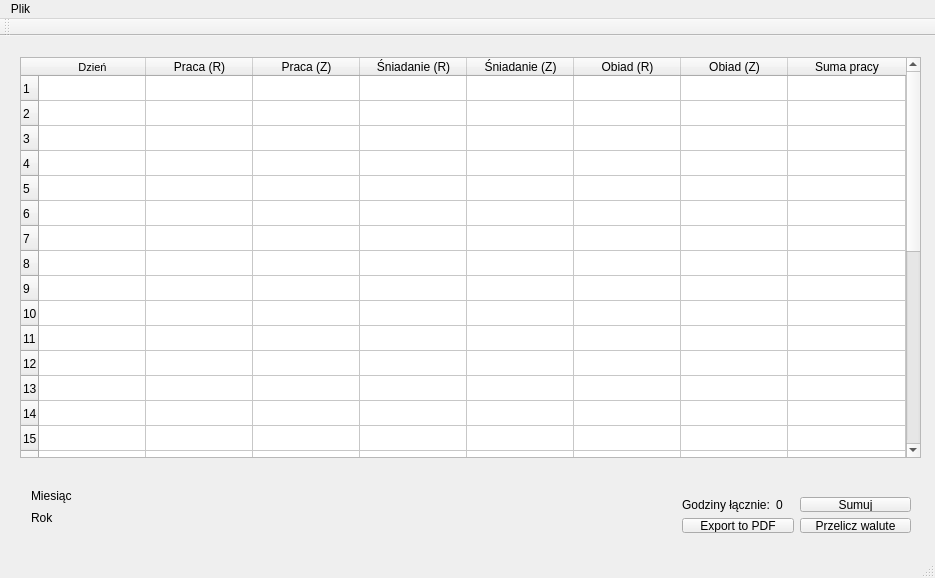
<?xml version="1.0" encoding="UTF-8"?>
<ui version="4.0">
 <class>MainWindow</class>
 <widget class="QMainWindow" name="MainWindow">
  <property name="geometry">
   <rect>
    <x>0</x>
    <y>0</y>
    <width>935</width>
    <height>578</height>
   </rect>
  </property>
  <property name="windowTitle">
   <string>MainWindow</string>
  </property>
  <widget class="QWidget" name="centralWidget">
   <property name="sizePolicy">
    <sizepolicy hsizetype="Expanding" vsizetype="Expanding">
     <horstretch>0</horstretch>
     <verstretch>0</verstretch>
    </sizepolicy>
   </property>
   <widget class="QTableWidget" name="tablicaGodzin">
    <property name="geometry">
     <rect>
      <x>20</x>
      <y>21</y>
      <width>901</width>
      <height>401</height>
     </rect>
    </property>
    <property name="sizePolicy">
     <sizepolicy hsizetype="Expanding" vsizetype="Expanding">
      <horstretch>0</horstretch>
      <verstretch>0</verstretch>
     </sizepolicy>
    </property>
    <property name="rowCount">
     <number>31</number>
    </property>
    <property name="columnCount">
     <number>8</number>
    </property>
    <attribute name="horizontalHeaderCascadingSectionResizes">
     <bool>false</bool>
    </attribute>
    <attribute name="horizontalHeaderDefaultSectionSize">
     <number>107</number>
    </attribute>
    <attribute name="horizontalHeaderStretchLastSection">
     <bool>true</bool>
    </attribute>
    <attribute name="verticalHeaderDefaultSectionSize">
     <number>25</number>
    </attribute>
    <row/>
    <row/>
    <row/>
    <row/>
    <row/>
    <row/>
    <row/>
    <row/>
    <row/>
    <row/>
    <row/>
    <row/>
    <row/>
    <row/>
    <row/>
    <row/>
    <row/>
    <row/>
    <row/>
    <row/>
    <row/>
    <row/>
    <row/>
    <row/>
    <row/>
    <row/>
    <row/>
    <row/>
    <row/>
    <row/>
    <row/>
    <column>
     <property name="text">
      <string>Dzień</string>
     </property>
     <property name="font">
      <font>
       <pointsize>8</pointsize>
      </font>
     </property>
     <property name="textAlignment">
      <set>AlignHCenter|AlignVCenter|AlignCenter</set>
     </property>
    </column>
    <column>
     <property name="text">
      <string>Praca (R)</string>
     </property>
     <property name="whatsThis">
      <string/>
     </property>
     <property name="textAlignment">
      <set>AlignHCenter|AlignVCenter|AlignCenter</set>
     </property>
    </column>
    <column>
     <property name="text">
      <string>Praca (Z)</string>
     </property>
     <property name="textAlignment">
      <set>AlignHCenter|AlignVCenter|AlignCenter</set>
     </property>
    </column>
    <column>
     <property name="text">
      <string>Śniadanie (R)</string>
     </property>
     <property name="textAlignment">
      <set>AlignHCenter|AlignVCenter|AlignCenter</set>
     </property>
    </column>
    <column>
     <property name="text">
      <string>Śniadanie (Z)</string>
     </property>
     <property name="textAlignment">
      <set>AlignHCenter|AlignVCenter|AlignCenter</set>
     </property>
    </column>
    <column>
     <property name="text">
      <string>Obiad (R)</string>
     </property>
     <property name="textAlignment">
      <set>AlignHCenter|AlignVCenter|AlignCenter</set>
     </property>
    </column>
    <column>
     <property name="text">
      <string>Obiad (Z)</string>
     </property>
     <property name="textAlignment">
      <set>AlignHCenter|AlignVCenter|AlignCenter</set>
     </property>
    </column>
    <column>
     <property name="text">
      <string>Suma pracy</string>
     </property>
     <property name="textAlignment">
      <set>AlignHCenter|AlignVCenter|AlignCenter</set>
     </property>
    </column>
    <item row="0" column="0">
     <property name="text">
      <string/>
     </property>
     <property name="font">
      <font>
       <pointsize>5</pointsize>
      </font>
     </property>
    </item>
    <item row="0" column="1">
     <property name="text">
      <string/>
     </property>
    </item>
   </widget>
   <widget class="QWidget" name="">
    <property name="geometry">
     <rect>
      <x>20</x>
      <y>440</y>
      <width>111</width>
      <height>61</height>
     </rect>
    </property>
    <layout class="QVBoxLayout" name="verticalLayout_5">
     <item>
      <widget class="QLabel" name="miesiacLabel">
       <property name="text">
        <string>Miesiąc</string>
       </property>
      </widget>
     </item>
     <item>
      <widget class="QLabel" name="rokLabel">
       <property name="text">
        <string>Rok</string>
       </property>
      </widget>
     </item>
    </layout>
   </widget>
   <widget class="QWidget" name="">
    <property name="geometry">
     <rect>
      <x>671</x>
      <y>450</y>
      <width>251</width>
      <height>58</height>
     </rect>
    </property>
    <layout class="QVBoxLayout" name="verticalLayout">
     <item>
      <layout class="QHBoxLayout" name="horizontalLayout_2">
       <item>
        <layout class="QHBoxLayout" name="horizontalLayout">
         <item>
          <widget class="QLabel" name="label">
           <property name="text">
            <string>Godziny łącznie:</string>
           </property>
          </widget>
         </item>
         <item>
          <widget class="QLabel" name="GodzinaTotal">
           <property name="text">
            <string>0</string>
           </property>
          </widget>
         </item>
        </layout>
       </item>
       <item>
        <widget class="QPushButton" name="Sumuj_Godziny_Button">
         <property name="text">
          <string>Sumuj</string>
         </property>
        </widget>
       </item>
      </layout>
     </item>
     <item>
      <layout class="QHBoxLayout" name="horizontalLayout_3">
       <item>
        <widget class="QPushButton" name="exoprtButton">
         <property name="text">
          <string>Export to PDF</string>
         </property>
        </widget>
       </item>
       <item>
        <widget class="QPushButton" name="przelicz_walute_button">
         <property name="text">
          <string>Przelicz walute</string>
         </property>
        </widget>
       </item>
      </layout>
     </item>
    </layout>
   </widget>
  </widget>
  <widget class="QMenuBar" name="menuBar">
   <property name="geometry">
    <rect>
     <x>0</x>
     <y>0</y>
     <width>935</width>
     <height>21</height>
    </rect>
   </property>
   <widget class="QMenu" name="menuPlik">
    <property name="title">
     <string>Plik</string>
    </property>
    <addaction name="actionZapisz_2"/>
    <addaction name="actionWczytaj"/>
    <addaction name="separator"/>
    <addaction name="actionZamknij"/>
   </widget>
   <addaction name="menuPlik"/>
  </widget>
  <widget class="QToolBar" name="mainToolBar">
   <attribute name="toolBarArea">
    <enum>TopToolBarArea</enum>
   </attribute>
   <attribute name="toolBarBreak">
    <bool>false</bool>
   </attribute>
  </widget>
  <widget class="QStatusBar" name="statusBar"/>
  <action name="actionZapisz">
   <property name="text">
    <string>Zapisz</string>
   </property>
  </action>
  <action name="actionWczytaj">
   <property name="text">
    <string>Wczytaj</string>
   </property>
  </action>
  <action name="actionZamknij">
   <property name="text">
    <string>Zamknij</string>
   </property>
  </action>
  <action name="actionZapisz_2">
   <property name="text">
    <string>Zapisz</string>
   </property>
  </action>
 </widget>
 <layoutdefault spacing="6" margin="11"/>
 <resources/>
 <connections/>
</ui>
